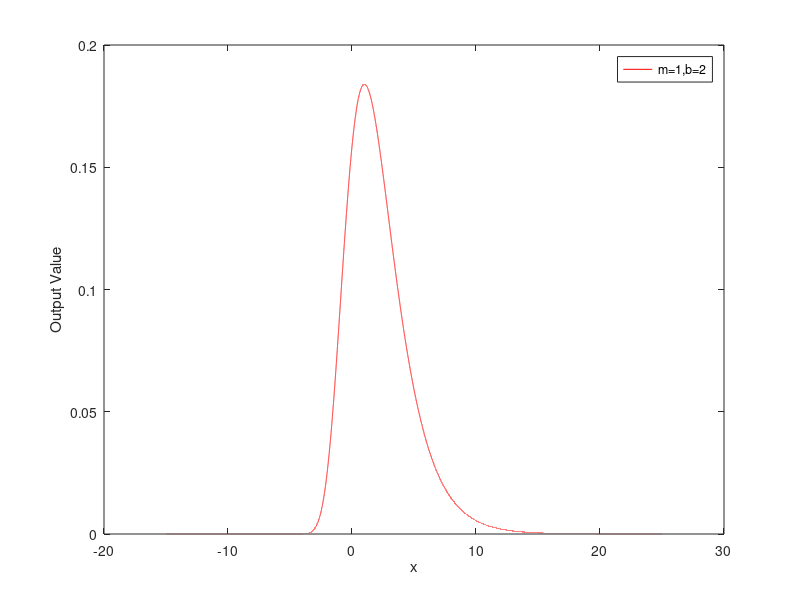
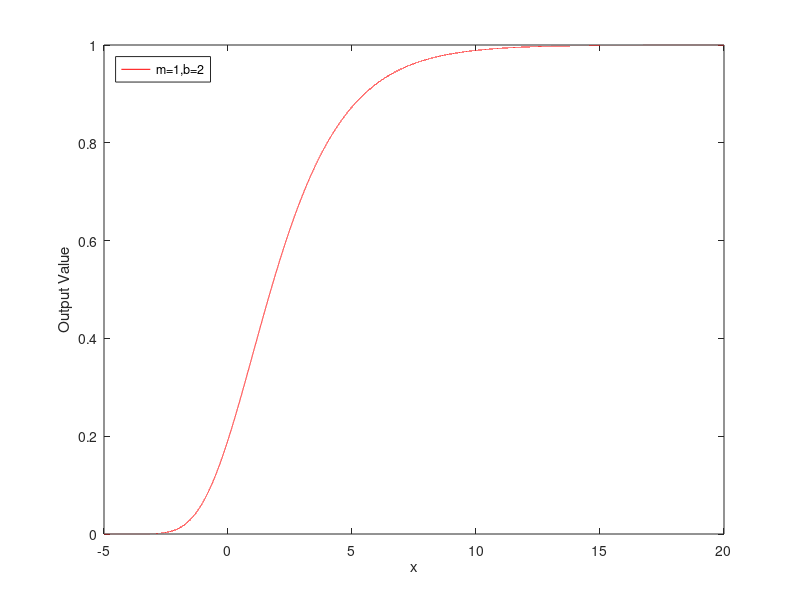

Write MATLAB code to recreate these figures, in order.
m=1;
b=2;
n = 100000;

x = linspace(-15,25,n);
y = (1.0/b)*exp(-(((x-m)/b)+exp(-((x-m)/b))));
w = linspace(-5,20,n);
z = exp(-1*exp( -1*(w-m)/b));

val_xy = (40.0/n)*x.*y;
E_x = sum(val_xy);
val_x2y = x.*val_xy;
E_x2 = sum(val_x2y);
variance = E_x2 - (E_x*E_x);
disp(variance);

fig1 = figure;
plot(x,y,'r','DisplayName','m=1,b=2');
xlabel('x');
ylabel('Output Value');
legend;
saveas(fig1,'gumbel_PDF.png')

fig2 = figure;
plot(w,z,'r','DisplayName','m=1,b=2');
xlabel('x');
ylabel('Output Value');
legend('Location','northwest');
saveas(fig2,'gumbel_CDF.png')